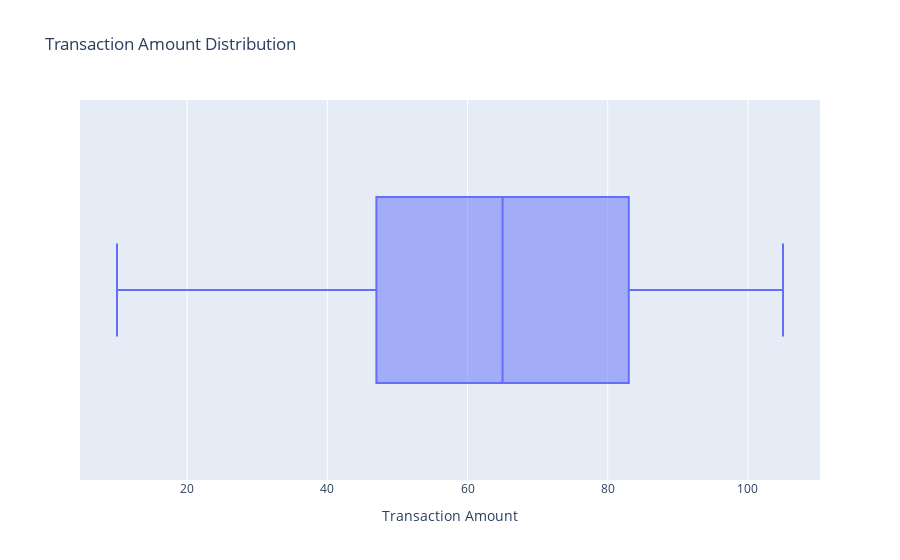

The code cell stored with this chart in its notebook:
### Code cell
import pandas as pd
import plotly.express as px
fig = px.box(df, x='tran_amount', title='Transaction Amount Distribution',
             labels={'tran_amount': 'Transaction Amount'},
             hover_data={'tran_amount': True})
fig.show()
fig.write_html('transaction_plot.html')

### Figure 1 — Plotly figure (JSON) as saved in the notebook; plotly's stock layout.template omitted (floating-point values rounded to 4 significant figures; data arrays with more than 128 entries replaced by an {"elided": "..."} marker saying what was removed)
{"data": [{"alignmentgroup": "True", "hovertemplate": "Transaction Amount=%{x}<extra></extra>", "legendgroup": "", "marker": {"color": "#636efa"}, "name": "", "notched": false, "offsetgroup": "", "orientation": "h", "showlegend": false, "type": "box", "x": {"elided": "124969 int values"}, "x0": " ", "xaxis": "x", "y0": " ", "yaxis": "y"}], "layout": {"boxmode": "group", "legend": {"tracegroupgap": 0}, "title": {"text": "Transaction Amount Distribution"}, "xaxis": {"anchor": "y", "domain": [0, 1], "title": {"text": "Transaction Amount"}}, "yaxis": {"anchor": "x", "domain": [0, 1]}}}
